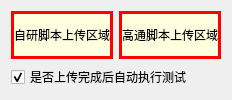
       <widget class="QWidget" name="tab_2">
        <attribute name="title">
         <string>🛠️研发调试</string>
        </attribute>
        <layout class="QGridLayout" name="gridLayout_4">
         <item row="0" column="0">
          <layout class="QHBoxLayout" name="horizontalLayout">
           <item>
            <widget class="QLabel" name="label_1">
             <property name="acceptDrops">
              <bool>true</bool>
             </property>
             <property name="styleSheet">
              <string notr="true">border: 3px solid red;
border-radius: 50px;       /* 半径 = 宽/2 */
background-color: lightyellow;
</string>
             </property>
             <property name="text">
              <string>自研脚本上传区域</string>
             </property>
             <property name="alignment">
              <set>Qt::AlignCenter</set>
             </property>
            </widget>
           </item>
           <item>
            <widget class="QLabel" name="label">
             <property name="acceptDrops">
              <bool>true</bool>
             </property>
             <property name="styleSheet">
              <string notr="true">border: 3px solid red;
border-radius: 50px;       /* 半径 = 宽/2 */
background-color: lightyellow;
</string>
             </property>
             <property name="text">
              <string>高通脚本上传区域</string>
             </property>
             <property name="alignment">
              <set>Qt::AlignCenter</set>
             </property>
            </widget>
           </item>
          </layout>
         </item>
         <item row="1" column="0">
          <widget class="QCheckBox" name="checkBox">
           <property name="text">
            <string>是否上传完成后自动执行测试</string>
           </property>
           <property name="checked">
            <bool>true</bool>
           </property>
          </widget>
         </item>
        </layout>
       </widget>
